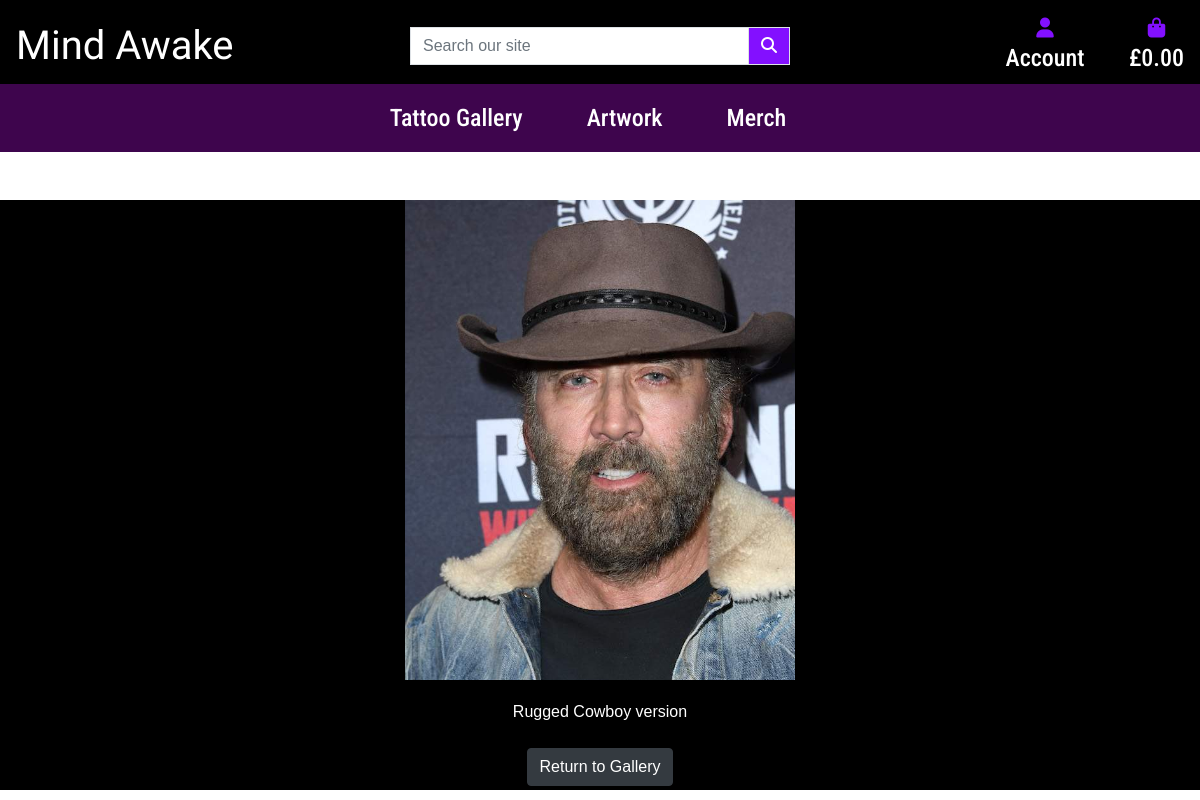
Screenshot of /gallery/tattoo/15 with the database file from the repository.
### gallery/models.py (models this page shows, shortened)
class Tattoo(models.Model):
    category = models.ForeignKey(
        Category, on_delete=models.SET_NULL, null=True, blank=True)
    image = models.ImageField(null=False, blank=False)
    description = models.TextField()

### gallery/views.py (the view)
# urls.py: path('tattoo/<str:pk>', views.viewTattoo, name='tattoo'),
def viewTattoo(request, pk):
    tattoo = Tattoo.objects.get(id=pk)
    return render(request, 'gallery/tattoo.html', {'tattoo': tattoo})

### gallery/templates/gallery/tattoo.html (shortened to what this page needs)
{% extends "base.html" %}
{% load static %}
{% block content %}
<div class="header-pushdown no-margins no-padding black-bg">
    <div class="container">
        <div class="row justify-content-center">
            <div class="col">
                <div class="tattoo-image-div text-center">
                    <img class="tattoo-image" src={{tattoo.image.url}} alt="image of a tattoo done by Jake Hunt">
                    <p class="tattoo-text white-text">{{tattoo.description}}</p>
                </div>
                <div class="text-center">
                    <a class="btn btn-dark m-1 return-button" href="{% url 'gallery' %}">Return to Gallery</a>
                </div>
            </div>
        </div>
    </div>
</div>
{% endblock %}

### static/css/base.css (style rules this page uses)
.white-text { color: #ffffff !important; }
.tattoo-text { margin-top: 20px; margin-bottom: 20px; }
.tattoo-image { max-width: 100%; height: 60vh; }
.return-button { margin-bottom: 20px; }
.black-bg { background-color: #000000; }
.no-padding { padding: 0px; }
body { background: url('/media/background.png') no-repeat center center fixed; background-size: cover; font-family: 'Antonio', sans-serif; font-weight: 500; width: 100%; }
.header-pushdown { margin-top: 200px; }

### rows the page displays
Tattoo: image (picture), description "Rugged Cowboy version"
